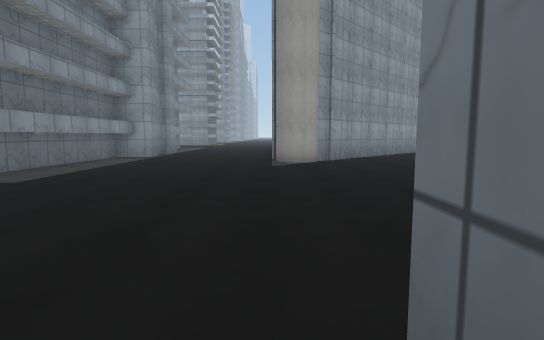
[1] (above)

24 first-person views from a walk through a scene from a Unity 3-D project. The camera is 1.5 m above the floor, tilts 6° down and sees 80° across. The floor is counted in squares, 2 m on a side. Each view is taken from the middle of a square. On the plan, view 1 faces up. The plan holds only what a view shows up to about 11 squares ahead; the rest is blank. The place goes on beyond the plan. Surface patterns are stand-ins for the level's own textures.

[2]
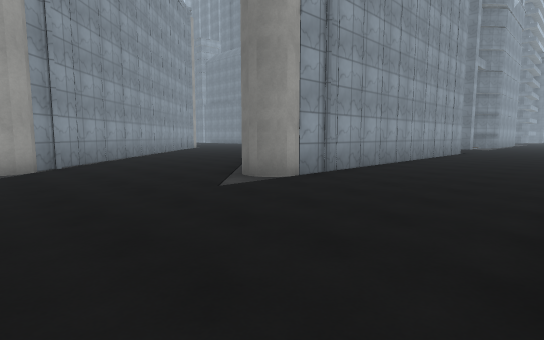

[3]
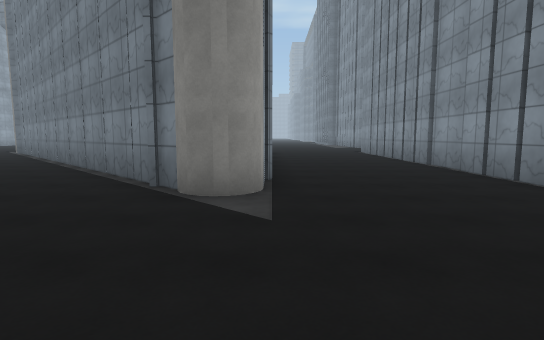

[4]
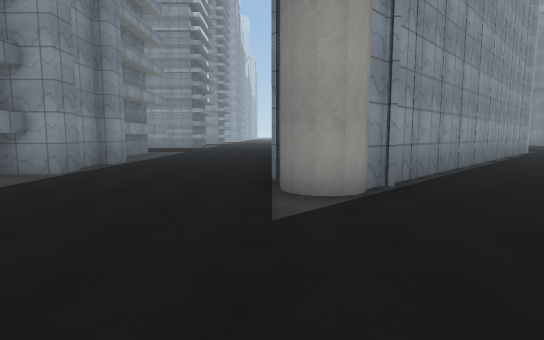

[5]
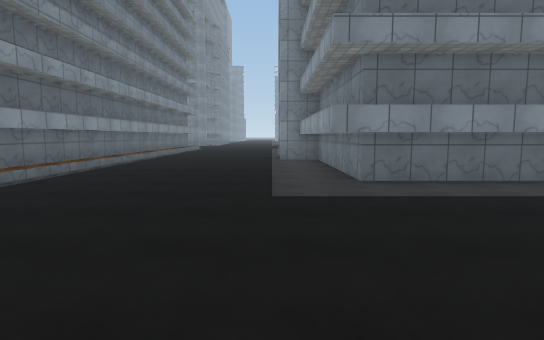

[6]
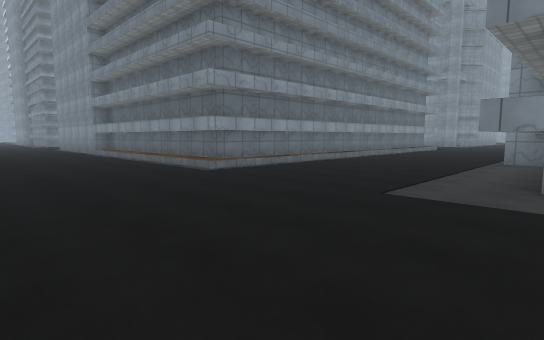

[7]
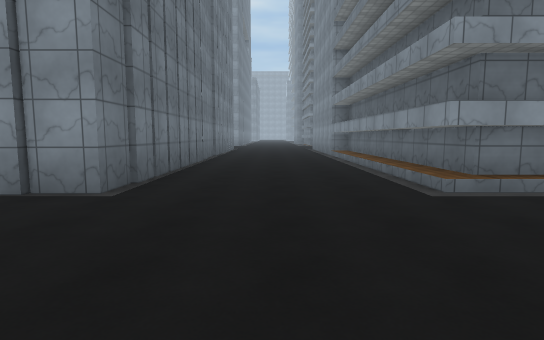

[8]
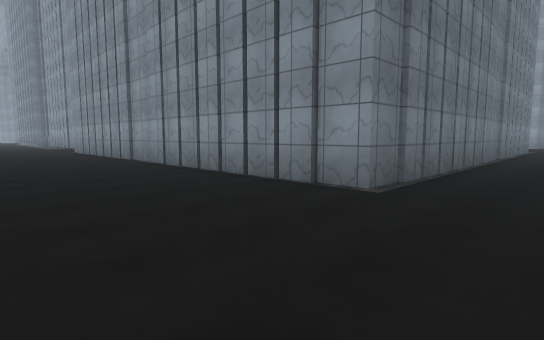

[9]
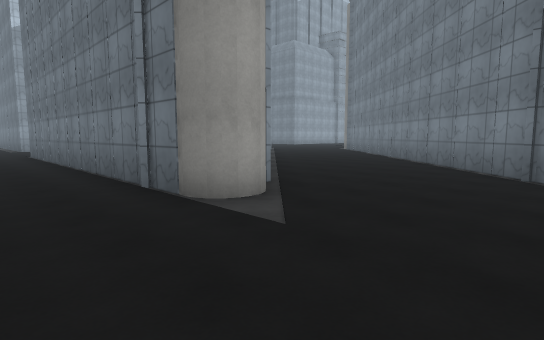

[10]
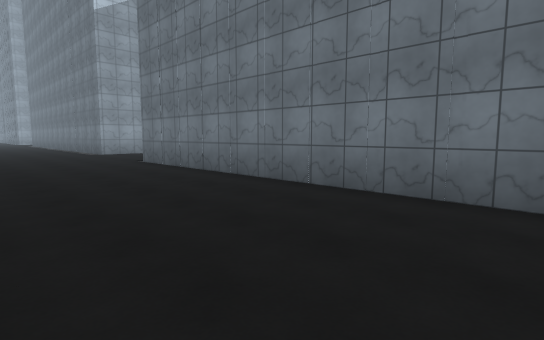

[11]
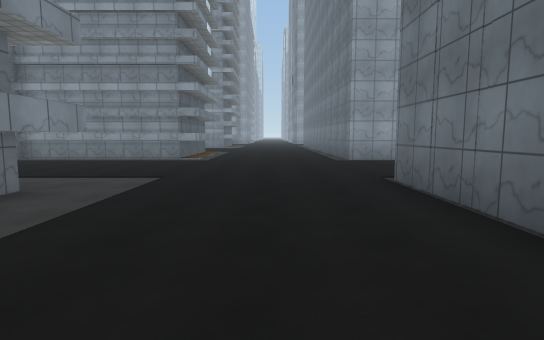

[12]
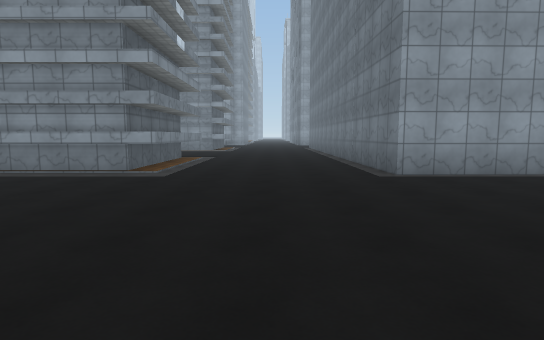

[13]
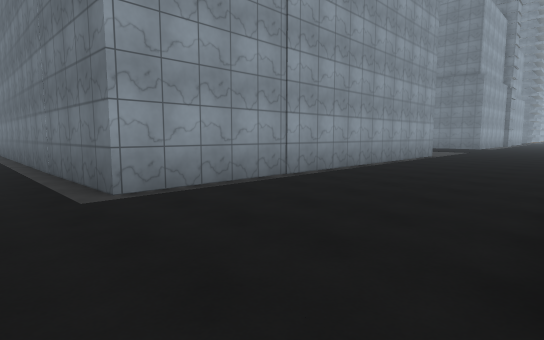

[14]
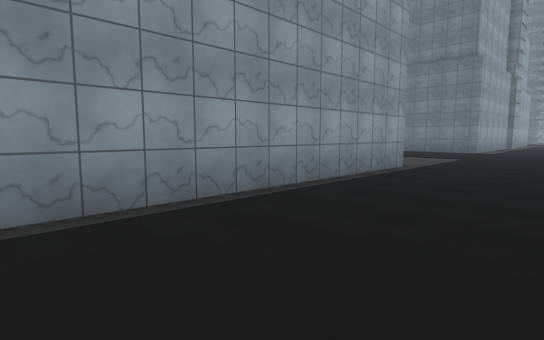

[15]
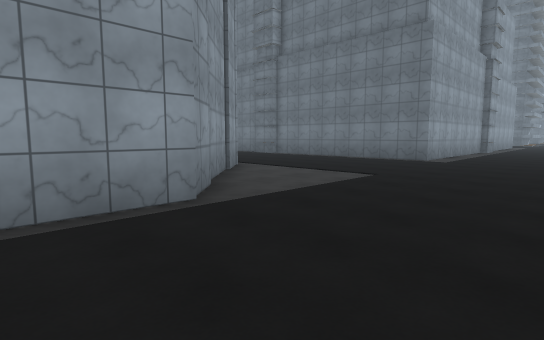

[16]
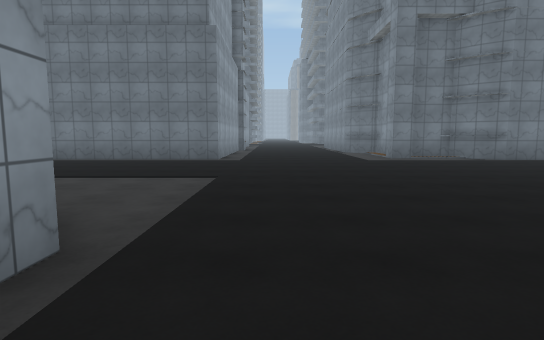

[17]
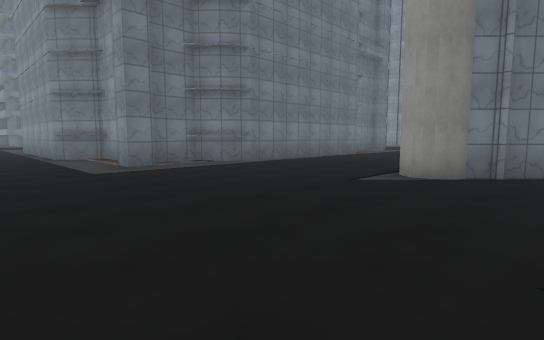

[18]
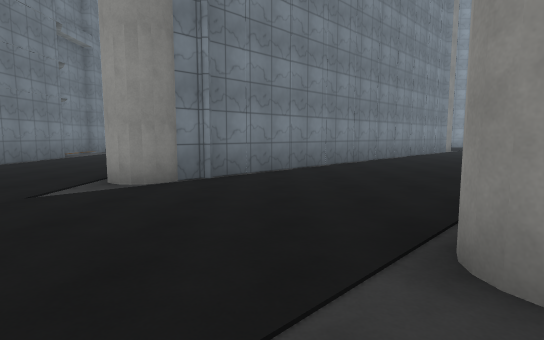

[19]
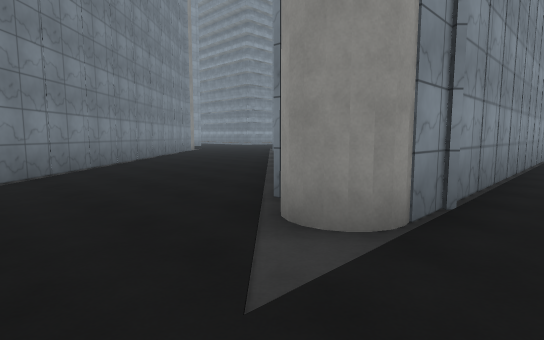

[20]
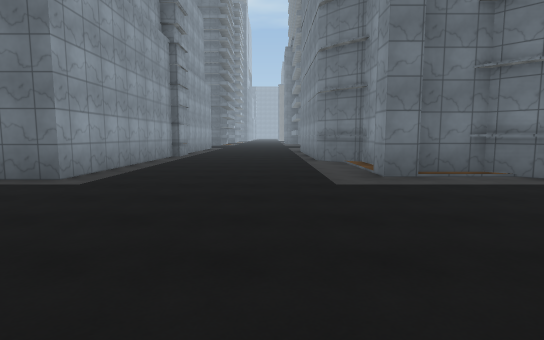

[21]
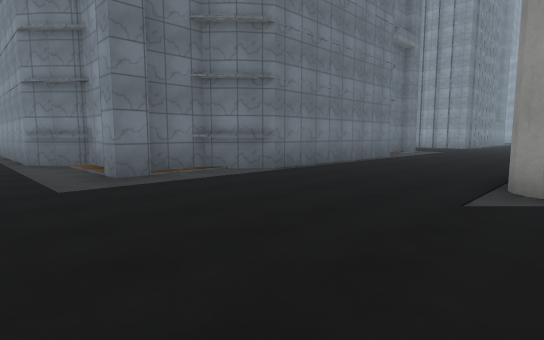

[22]
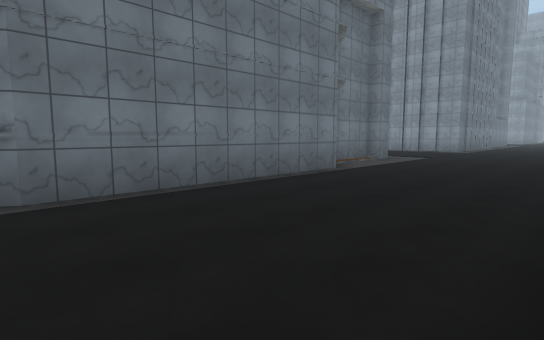

[23]
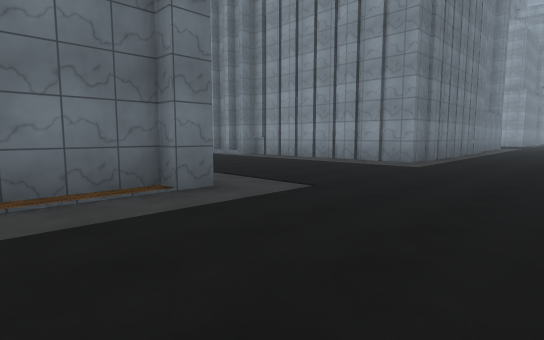

[24]
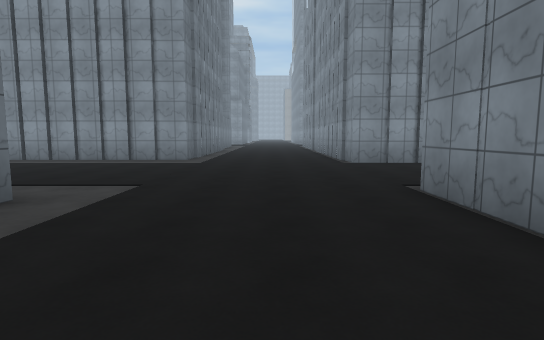

### Floor plan
Points are (right, up) in squares from view 1. A wall is a line through its corners. A room is listed if a view was taken in it or the views show most of it. See-through windows are left out.
Room 1 (views 1, 2, 3, 4, 5, 6, 7, 8, 9, 10, 11, 12, 13, 14, 15, 16, 17, 18, 19, 20, 21, 22, 23, 24)
walls: (7.8, 16.1) (1.9, 10.2); (5.1, 6.8) (14.2, 15.9); (1.7, 10) (1, 9.3); (4.3, 6) (5, 6.7); (14.3, 16) (15, 16.7); (11.5, 5.1) (4.9, 5.1); (0.1, 9.9) (0.1, 20.6); (15.9, 7.5) (15.9, 5.4); (1.2, 20.9) (11.1, 20.9); (-4.3, 12.2) (-4.3, 11.5) (-5.5, 11.5); (13.6, 0.8) (15.7, 0.8) (15.7, -0.2); (-4.3, 14.5) (-4.3, 13.8); (20.4, 10) (20.4, 16.8) (21, 17.6); (-4.6, 13.9) (-4.6, 12.8); (20.4, 16.4) (21, 17.2); (-4.9, 9.2) (-4.9, 5.9); (-5.5, 11.1) (-5.5, 6.5) (-10.1, 6.5); (20.9, 17.1) (21.5, 17.7) (21.5, 19.1); (20.9, 17.4) (21.4, 17.9); (21.1, 6.1) (21.1, 6.8) (21.5, 6.8) (21.5, 8.8); (15.9, -0.4) (15.9, -1); (21.1, 19.1) (21.1, 19.9) (21.9, 19.9); (-4.9, 20.1) (-4.9, 18.5); (22.9, 19.4) (24.1, 19.4) (24.7, 20.1); (23.9, 19.6) (24.4, 20.1); (24.3, 20.1) (25, 20.6) (26.5, 20.6); (15.5, 28.9) (12.1, 25.4) (0.5, 25.4) (0.4, 29.5); (24.7, 20) (25.5, 20.6); (0.3, 29.5) (0.3, 30.5); (-10.5, 6.6) (-10.5, 5.2); (20.7, -3) (20.7, -0.4) (26.5, -0.4); (0.3, -6.2) (0.3, 0.8) (11.1, 0.8); (-4.3, 30) (-4.3, 25.8) (-10.4, 25.8); (-5.1, 30) (-5.1, 26) (-10.5, 26); (-11, 0.1) (-5.1, 0.1) (-5.1, -6.1); (26, 25.8) (20.7, 25.8) (20.7, 30.5)

Positions as (right, up) in squares from view 1, and headings:
1: (0, 0), facing up
2: (0, 1), facing up-right
3: (0, 5), facing right
4: (0, 5), facing up
5: (0, 5), facing left
6: (0, 7), facing down-left
7: (-2, 5), facing down
8: (-2, 5), facing down-right
9: (-2, 6), facing up-right
10: (-4, 11), facing up-right
11: (-2, 15), facing up
12: (-2, 19), facing up
13: (-1, 21), facing up-right
14: (4, 22), facing up-right
15: (10, 22), facing up-right
16: (10, 24), facing right
17: (13, 23), facing down-right
18: (13, 22), facing down
19: (14, 22), facing down-left
20: (15, 22), facing right
21: (15, 22), facing down-right
22: (16, 17), facing down-right
23: (17, 9), facing down-right
24: (18, 10), facing down
